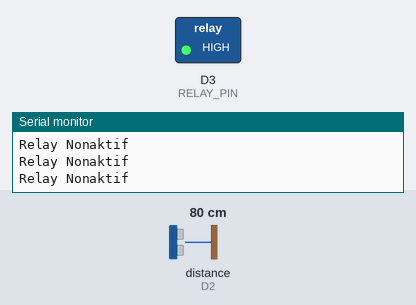
This sketch was run on a simulated ESP8266 (NodeMCU). Parts: switched loads named in the sketch (green lamp = pin HIGH), the last lines printed to the serial monitor. Wiring (inferred from the names in the program): ultrasonic range finder: trigger D1; echo D2. Inputs (shaded band) come from the test bench; at power-on: distance to the obstacle (sensor on D2) 80 cm. The echo pulse lasts 58.3 µs per cm; pins used as bus, display or sensor lines are not drawn.

Above: at 1.2 s.
1.3 s: distance to the obstacle (sensor on D2) set to 7 cm
2.8 s: distance to the obstacle (sensor on D2) set to 4 cm
At 3.8 s:
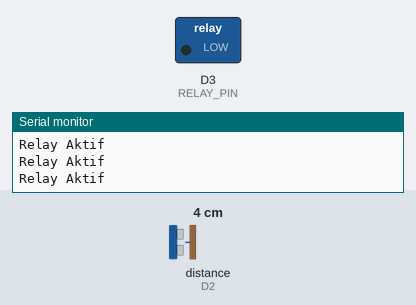
4.3 s: distance to the obstacle (sensor on D2) set to 9 cm
At 5.3 s:
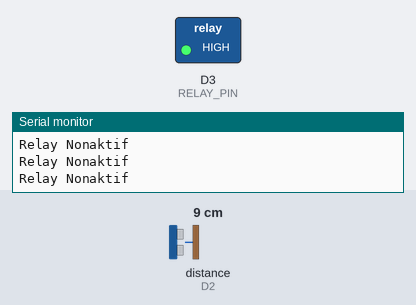
5.8 s: distance to the obstacle (sensor on D2) set to 2 cm
At 7.0 s:
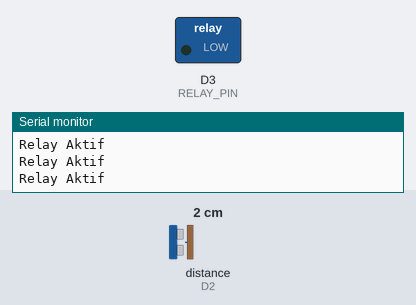
Timing chart, 0 to 8.3 s (numbered marks = the images above; inputs shaded):
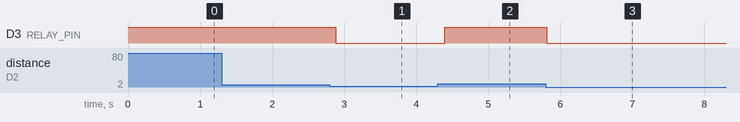

The sketch:

reminderairpenuh.ino
```cpp
#define TRIGGER_PIN D1  // Pin trigger sensor HC-SR04
#define ECHO_PIN D2     // Pin echo sensor HC-SR04
#define RELAY_PIN D3    // Pin relay
#define MAX_DISTANCE 5  // Jarak maksimum untuk mengaktifkan relay (dalam centimeter)

void setup() {

  pinMode(TRIGGER_PIN, OUTPUT);
  pinMode(ECHO_PIN, INPUT);
  pinMode(RELAY_PIN, OUTPUT);
  digitalWrite(RELAY_PIN, HIGH);  // Matikan relay pada awalnya
  Serial.begin(115200);
}

void loop() {
  long duration, distance;
  digitalWrite(TRIGGER_PIN, LOW);
  delayMicroseconds(2);
  digitalWrite(TRIGGER_PIN, HIGH);
  delayMicroseconds(10);
  digitalWrite(TRIGGER_PIN, LOW);

  duration = pulseIn(ECHO_PIN, HIGH);
  distance = duration * 0.034 / 2;

  if (distance < MAX_DISTANCE) {
    digitalWrite(RELAY_PIN, LOW); // Aktifkan relay
    Serial.println("Relay Aktif");
  } else {
    digitalWrite(RELAY_PIN, HIGH); // Matikan relay
    Serial.println("Relay Nonaktif");
  }
  delay(100);  // Hindari pembacaan terlalu cepat
}
```

Measured:
- the behaviour switches between 6 and 5 cm on distance to the obstacle (sensor on D2) (found by bisection; images 0 and 1)
- after the input at 2.8 s, D3 (RELAY_PIN): HIGH → LOW after 0.08 s
- after the input at 4.3 s, D3 (RELAY_PIN): LOW → HIGH after 0.10 s
- after the input at 5.8 s, D3 (RELAY_PIN): HIGH → LOW at once
